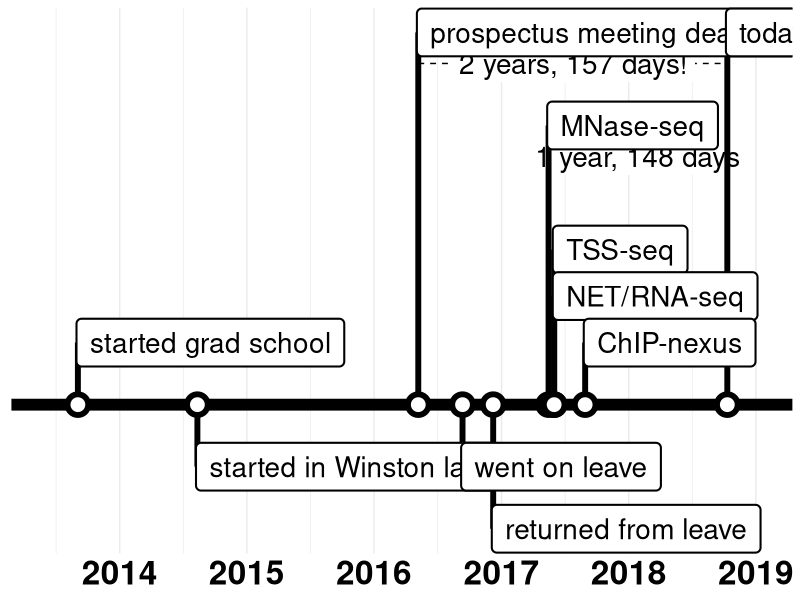

The R script that drew this image: (Note: this script raises an error after producing the figure.)
library(tidyverse)
library(lubridate)

main = function(fig_width, fig_height, pdf_out){

    df = tibble(event=c("started grad school",
                        "started in Winston lab",
                        "prospectus meeting deadline",
                        "went on leave",
                        "returned from leave",
                        "MNase-seq",
                        "TSS-seq",
                        "NET/RNA-seq",
                        "ChIP-nexus",
                        "today"),
                start = c(ymd(20130903),
                          ymd(20140812),
                          ymd(20160507),
                          ymd(20160911),
                          ymd(20161208),
                          ymd(20170516),
                          ymd(20170601),
                          ymd(20170601),
                          ymd(20170829),
                          ymd(20181011)),
                y = c(1,
                      -1,
                      6,
                      -1,
                      -2,
                      4.5,
                      2.5,
                      1.75,
                      1,
                      6))

    plot = ggplot(data = df) +
        # annotate(geom="segment",
        #          x=ymd(20130903), xend=ymd(20181011),
        #          y=0, yend=0, arrow=arrow(),
        #          size=4) +
        geom_hline(yintercept = 0, size=4) +
        annotate(geom="segment",
                 x=c(ymd(20160507), ymd(20170516)),
                 xend=c(ymd(20181011), ymd(20181011)),
                 y=c(5.5, 4), yend=c(5.5, 4),
                 linetype="dashed") +
        annotate(geom="label",
                 x=c((ymd(20181011)-ymd(20160507))/2+ymd(20160507),
                     (ymd(20181011)-ymd(20170516))/2+ymd(20170516)),
                 y=c(5.5,4),
                 label=c("2 years, 157 days!",
                         "1 year, 148 days"), size=20/72*25.4, label.size=NA) +
        geom_segment(aes(x=start, xend=start,
                         y=y),
                     yend=0,
                     size=2) +
        geom_point(aes(x=start, y=0),
                   shape=21, size=5, color="black", fill="white", stroke=3) +
        geom_label(aes(x=start-4, y=y, label=event), size=20/72*25.4, hjust=0,
                   label.padding=unit(0.4, "lines"),
                   label.size=0.7) +
        scale_x_date(date_breaks = "1 year",
                     expand = c(0.1, 0),
                     labels = scales::date_format("%Y")) +
        theme_minimal() +
        theme(text = element_text(size=20),
              axis.title = element_blank(),
              axis.text.y = element_blank(),
              axis.text.x = element_text(color="black", size=24,
                                         face="bold"),
              panel.grid.major.y = element_blank(),
              panel.grid.minor.y = element_blank())

    ggsave(pdf_out, plot=plot, width=fig_width, height=fig_height, units="in")
}

main(fig_width = snakemake@params[["width"]],
     fig_height = snakemake@params[["height"]],
     pdf_out = snakemake@output[["pdf"]])

